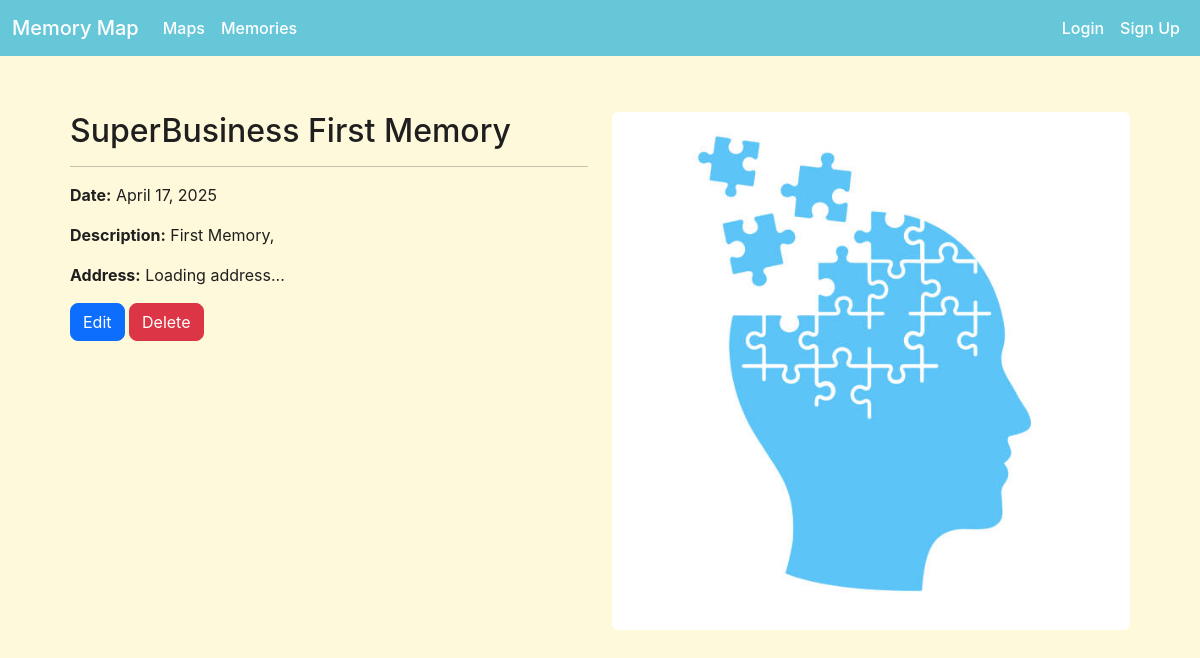
/memories/1/, run on the app's committed database.
### memories/models.py (models this page shows, shortened)
class Memory(models.Model):
    id = models.AutoField(primary_key=True)
    title = models.CharField(max_length=255)
    date = models.DateField()
    description = models.TextField()
    latitude = models.FloatField(default=0.0)
    longitude = models.FloatField(default=0.0)
    is_public = models.BooleanField(default=False)
    business_label = models.CharField(max_length=255, blank=True)
    image = models.ImageField(upload_to='memory_images/', default='memory_images/memory.jpg')
    owner = models.ForeignKey(settings.AUTH_USER_MODEL, on_delete=models.CASCADE, null=True)

### memories/views.py (the view)
# urls.py: path('<int:id>/', views.show, name = 'memories.show'),
def show(request, id):
    memory = get_object_or_404(Memory, id=id)
    template_data = {}
    template_data['title'] = memory.title
    template_data['memory'] = memory
    return render(request, 'memories/show.html',
                  {'template_data' : template_data})

### memories/templates/memories/show.html (shortened to what this page needs)
{% extends 'base.html' %}
{% block content %}
{% load static %}
<div class="p-3">
  <div class="container">
    <div class="row mt-3">
      <div class="col-md-6 mx-auto mb-3">
        <h2>{{template_data.memory.title}}</h2>
        <hr />
        <p><b>Date:</b> {{template_data.memory.date}}</p>
        <p><b>Description:</b> {{template_data.memory.description}}</p>
        <p><strong>Address:</strong> <span id="resolved-address">Loading address...</span></p>
        <a class="btn btn-primary"
        href="{% url 'memories.edit' id=template_data.memory.id %}">Edit
        </a>
        <a class="btn btn-danger" href="{% url 'memories.delete' id=template_data.memory.id %}">Delete</a>
      </div>
      <div class="col-md-6 mx-auto mb-3 text-center">
        <img src="{{ template_data.memory.image.url }}" class="rounded img-fluid" />
      </div>
    </div>
  </div>
</div>
{% endblock content %}

### static/css/base.css (style rules this page uses)
body { font-family: 'Inter', sans-serif; background-color: #FFF9DB; color: #1f1f1f; margin: 0; padding: 0; }
a { text-decoration: none; }
.btn { border-radius: 8px; }

### data on the page
Memory: memory "SuperBusiness First Memory", memory "April 17, 2025", memory.description "First Memory,", memory.image (picture)
